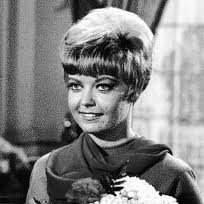
%> input picture 3算法/Algorithms_MathModels/《MATLAB图像处理》源文件/本书源文件/chap13/girl.bmp, 204 x 204 px
$ octave chap13_5.m   (GNU Octave 9; MATLAB toolbox functions it lacks are replaced by stand-ins)
%> lines starting %> are read from the running program, lines starting %| are printed output that depends on the picture
close all;                  %关闭当前所有图形窗口，清空工作空间变量，清除工作空间所有变量
clear all;
clc;
X=imread('girl.bmp');      %读取图像
%> X is the input picture: size 204x204x3 uint8; min 0, max 255, mean 130.6
X=rgb2gray(X);             %转换图像数据类型
%> X: size 204x204 uint8
[ca1,chd1,cvd1,cdd1] = dwt2(X,'bior3.7');
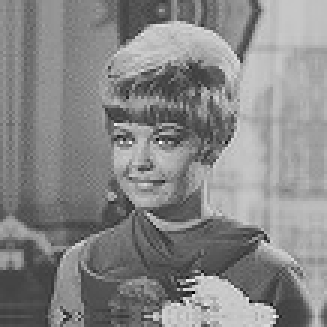
%> ca1: size 109x109 double (shown 3 times larger); min -231.5, max 698.5, mean 262.6; drawn with min black and max white
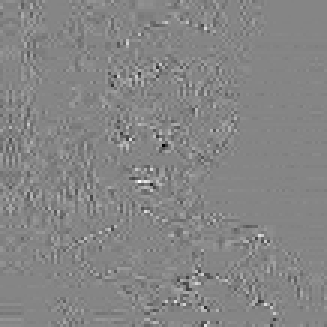
%> chd1: size 109x109 double (shown 3 times larger); min -149.9, max 136.6, mean 0.1; drawn with min black and max white
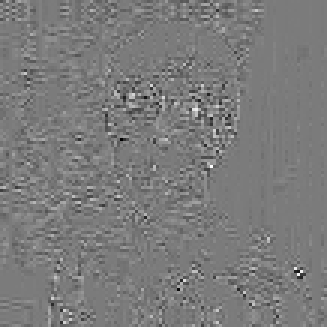
%> cvd1: size 109x109 double (shown 3 times larger); min -114.5, max 121.7, mean 0; drawn with min black and max white
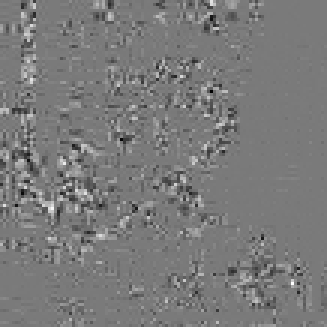
%> cdd1: size 109x109 double (shown 3 times larger); min -45.16, max 48.84, mean 0.1; drawn with min black and max white
set(0,'defaultFigurePosition',[100,100,1000,500]);%修改图形图像位置的默认设置
set(0,'defaultFigureColor',[1 1 1])
figure                             %显示小波变换各个分量
subplot(141);
imshow(uint8(ca1));
subplot(1,4,2);
imshow(chd1);
subplot(1,4,3);
imshow(cvd1);
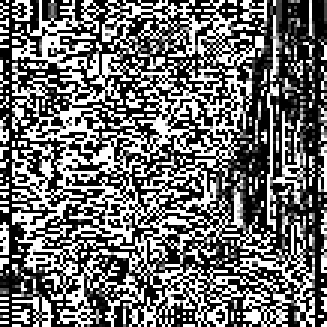
%> displayed picture: size 109x109, on the screen's scale of 0 to 255 (shown 3 times larger); min 0, max 255, mean 109.7
subplot(1,4,4);
imshow(cdd1);                      %显示原图和小波变换分量组合图像
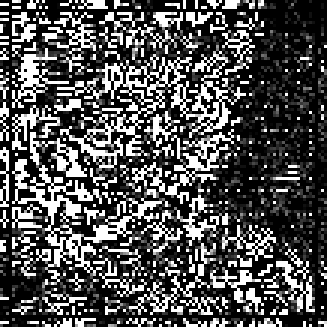
%> displayed picture: size 109x109, on the screen's scale of 0 to 255 (shown 3 times larger); min 0, max 255, mean 81.9
figure
subplot(121),imshow(X);
subplot(122),imshow([ca1,chd1;cvd1,cdd1]);
%> after `imshow([ca1,chd1;cvd1,cdd1])`:
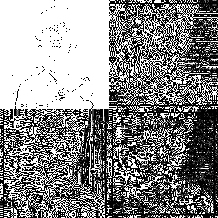
%> displayed picture: size 218x218, on the screen's scale of 0 to 255; min 0, max 255, mean 137.9

$ run again, with 3算法/Algorithms_MathModels/《MATLAB图像处理》源文件/本书源文件/chap13/6.bmp copied over 3算法/Algorithms_MathModels/《MATLAB图像处理》源文件/本书源文件/chap13/girl.bmp
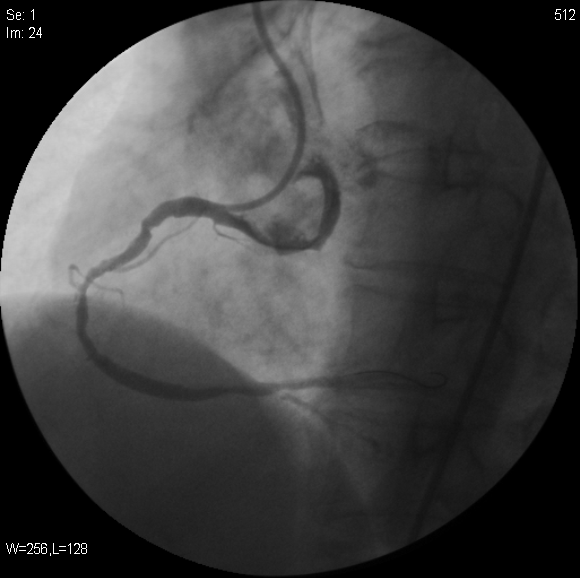
%> input picture 3算法/Algorithms_MathModels/《MATLAB图像处理》源文件/本书源文件/chap13/6.bmp, 580 x 578 px
%> X is the input picture: size 578x580x3 uint8; min 0, max 255, mean 64.2
%> X: size 578x580 uint8
%> `[ca1,chd1,cvd1,cdd1] = dwt2(X,'bior3.7');`:
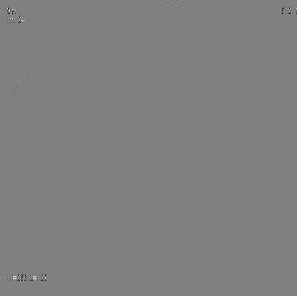
%> chd1: size 296x297 double; min -326.7, max 323.4, mean -0.1; drawn with min black and max white
%> `imshow([ca1,chd1;cvd1,cdd1])`:
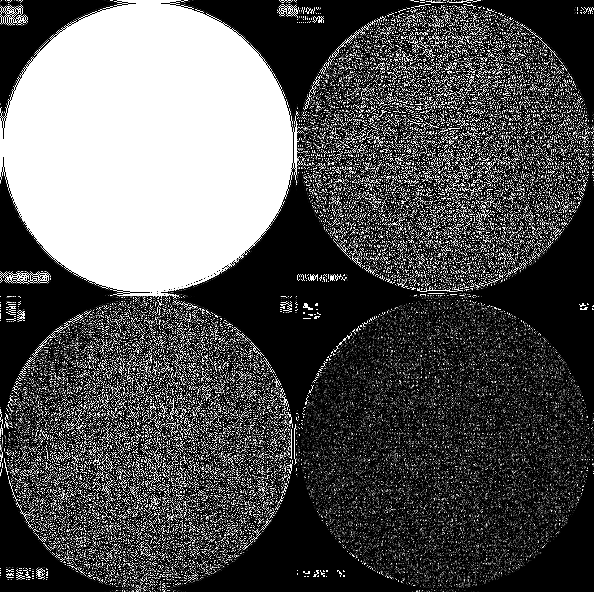
%> displayed picture: size 592x594, on the screen's scale of 0 to 255; min 0, max 255, mean 84.9

$ run again, with 3算法/Algorithms_MathModels/《MATLAB图像处理》源文件/本书源文件/chap13/flower.tif saved as 3算法/Algorithms_MathModels/《MATLAB图像处理》源文件/本书源文件/chap13/girl.bmp
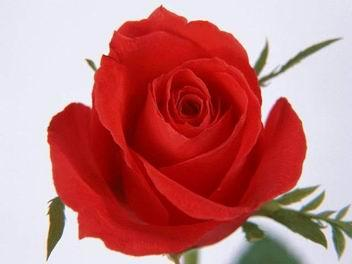
%> input picture 3算法/Algorithms_MathModels/《MATLAB图像处理》源文件/本书源文件/chap13/flower.tif, 352 x 264 px
%> X is the input picture: size 264x352x3 uint8; mean R, G, B 194.6, 122, 123.9
%> X: size 264x352 uint8
%> `imshow([ca1,chd1;cvd1,cdd1])`:
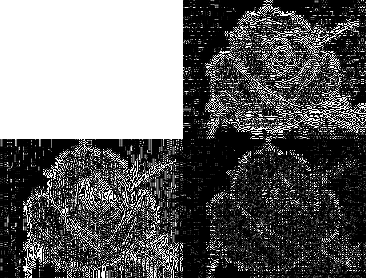
%> displayed picture: size 278x366, on the screen's scale of 0 to 255; min 0, max 255, mean 101.4
